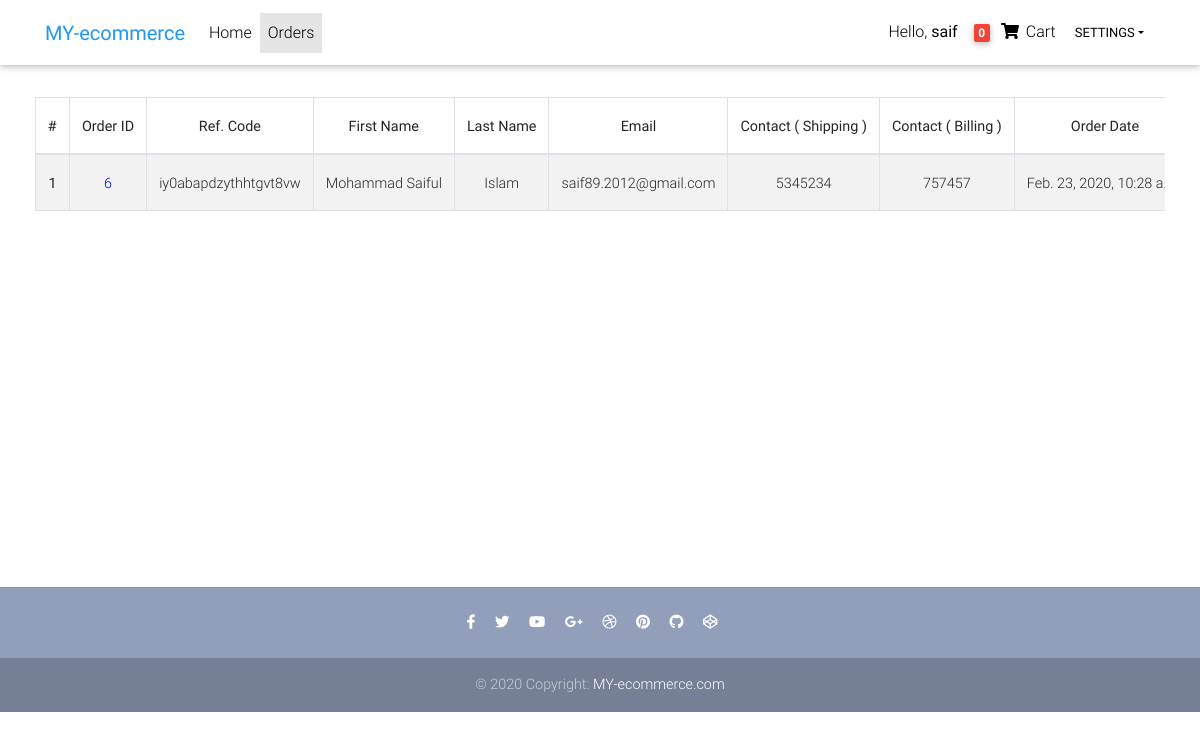
/orders/ (signed in), run on the app's committed database.
### ecommerce/models.py (models this page shows, shortened)
class Order(models.Model):
    user = models.ForeignKey(settings.AUTH_USER_MODEL, on_delete=models.CASCADE)
    ref_code = models.CharField(max_length=20, blank=True, null=True)
    items = models.ManyToManyField(OrderItem)
    start_date = models.DateTimeField(auto_now_add=True)
    ordered_date = models.DateTimeField()
    ordered = models.BooleanField(default=False)
    shipping_address = models.ForeignKey('Address', related_name='shipping_address', on_delete=models.SET_NULL, blank=True, null=True)
    billing_address = models.ForeignKey('Address', related_name='billing_address', on_delete=models.SET_NULL, blank=True, null=True)
    payment = models.ForeignKey('Payment', on_delete=models.SET_NULL, blank=True, null=True)
    coupon = models.ForeignKey('Coupon', on_delete=models.SET_NULL, blank=True, null=True)
    being_delivered = models.BooleanField(default=False)
    received = models.BooleanField(default=False)
    added_at = models.DateTimeField(auto_now_add=True)
    updated_at = models.DateTimeField(auto_now=True)

class Address(models.Model):
    user = models.ForeignKey(settings.AUTH_USER_MODEL, on_delete=models.CASCADE)
    street_address = models.CharField(max_length=100)
    apartment_address = models.CharField(max_length=100)
    country = CountryField(multiple=False)
    zip = models.CharField(max_length=100)
    contact = models.CharField(max_length=15, default="")
    address_type = models.CharField(max_length=1, choices=ADDRESS_CHOICES)
    default = models.BooleanField(default=False)
    added_at = models.DateTimeField(auto_now_add=True)
    updated_at = models.DateTimeField(auto_now=True)
    class Meta:
        verbose_name_plural = 'Addresses'

### ecommerce/views.py (the view)
# urls.py: path('orders/', OrdersView.as_view(), name='orders'),
class OrdersView(LoginRequiredMixin, ListView):
    model = Order
    paginate_by = 10
    template_name = "orders.html"
    def get_queryset(self):
        if self.request.user.is_superuser:
            object_list = Order.objects.all().order_by('-ordered_date')
        else:
            object_list = Order.objects.filter(user=self.request.user.pk).order_by('-ordered_date')
        return object_list

### ecommerce/templatetags/cart_template_tags.py (called while the page is built)
@register.filter
def cart_item_count(user):
    if user.is_authenticated:
        qs = Order.objects.filter(user=user, ordered=False)
        if qs.exists():
            return qs[0].items.count()
    return 0

### templates/orders.html (shortened to what this page needs)
{% extends "base.html" %}
{% block content %}
<main class="container-fluid" style="margin-bottom: 30%; padding: 25px 50px 0 50px">
    <section class="text-center mb-4">
        <div class="row wow fadeIn">
            <div class="table-responsive text-nowrap">
                <table class="table table-striped table-bordered table-hover">
                    <thead>
                    <tr>
                        <th scope="col">#</th>
                        <th scope="col">Order ID</th>
                        <th scope="col">Ref. Code</th>
                        <th scope="col">First Name</th>
                        <th scope="col">Last Name</th>
                        <th scope="col">Email</th>
                        <th scope="col">Contact ( Shipping )</th>
                        <th scope="col">Contact ( Billing )</th>
                        <th scope="col">Order Date</th>
                    </tr>
                    </thead>
                    <tbody>
                    {% for order in object_list %}
                    <tr>
                        <th scope="row">{{forloop.counter}}</th>
                        <td><a href="{% url 'ecommerce:order-details' order.id %}" style="color: blue">{{order.id}}</a></td>
                        <td>{{order.ref_code}}</td>
                        <td>{{order.user.first_name}}</td>
                        <td>{{order.user.last_name}}</td>
                        <td>{{order.user.email}}</td>
                        <td>{{order.shipping_address.contact}}</td>
                        <td>{{order.billing_address.contact}}</td>
                        <td>{{order.ordered_date}}</td>
                    </tr>
                    {% empty %}
                    <tr>
                        <td colspan="7">Sorry, no order in this list.</td>
                    </tr>
                    {% endfor %}
                    </tbody>
                </table>
            </div>
        </div>
    </section>
</main>
{% endblock content %}

### templates/navbar.html (shortened to what this page needs)
{% load cart_template_tags %}
<nav class="navbar fixed-top navbar-expand-lg navbar-light white scrolling-navbar">
    <div class="container">
        <a class="navbar-brand waves-effect" href="/">
            <strong class="blue-text">MY-ecommerce</strong>
        </a>
        <div class="collapse navbar-collapse" id="navbarSupportedContent">
            <ul class="navbar-nav mr-auto">
                <li class="nav-item {% if request.path == '/'%} active {% endif %}">
                    <a class="nav-link waves-effect" href="/">Home
                    </a>
                </li>
                {% if request.user.is_authenticated %}
                <li class="nav-item {% if request.path == '/orders/'%} active {% endif %}">
                    <a class="nav-link waves-effect" href="/orders/">Orders</a>
                </li>
                {% endif %}
            </ul>
            <ul class="navbar-nav nav-flex-icons">
                {% if request.user.is_authenticated %}
                <li class="nav-item">
                    <a class="nav-link waves-effect" href="/">
                        <span class="clearfix d-none d-sm-inline-block"> Hello, <strong>{{request.user.username}}</strong> </span>
                    </a>
                </li>
                <li class="nav-item {% if request.path == '/order-summary/'%} active {% endif %}">
                    <a class="nav-link waves-effect" href="{% url 'ecommerce:order-summary' %}">
                        <span class="badge red z-depth-1 mr-1"> {{request.user|cart_item_count}} </span>
                        <i class="fas fa-shopping-cart"></i>
                        <span class="clearfix d-none d-sm-inline-block"> Cart </span>
                    </a>
                </li>
                <li class="nav-item">
                    <div class="dropdown">
                        <button class="btn btn-link dropdown-toggle" type="button" id="dropdownMenu1" style="padding: 5px" data-toggle="dropdown" aria-haspopup="true" aria-expanded="false">Settings</button>
                    </div>
                </li>
                {% endif %}
            </ul>
        </div>
    </div>
</nav>

### templates/base.html (style rules this page uses)
html, body, header, .carousel { height: 60vh; }

### data on the page
Order: id "6", ref_code "iy0abapdzythhtgvt8vw", user.first_name "Mohammad Saiful", user.last_name "Islam", user.email "saif89.2012@gmail.com", shipping_address.contact "5345234", billing_address.contact "757457", ordered_date "Feb. 23, 2020, 10:28…"

### other printed values
{{ request.user.username }} "saif"
{{ request.user|cart_item_count }} "0"
